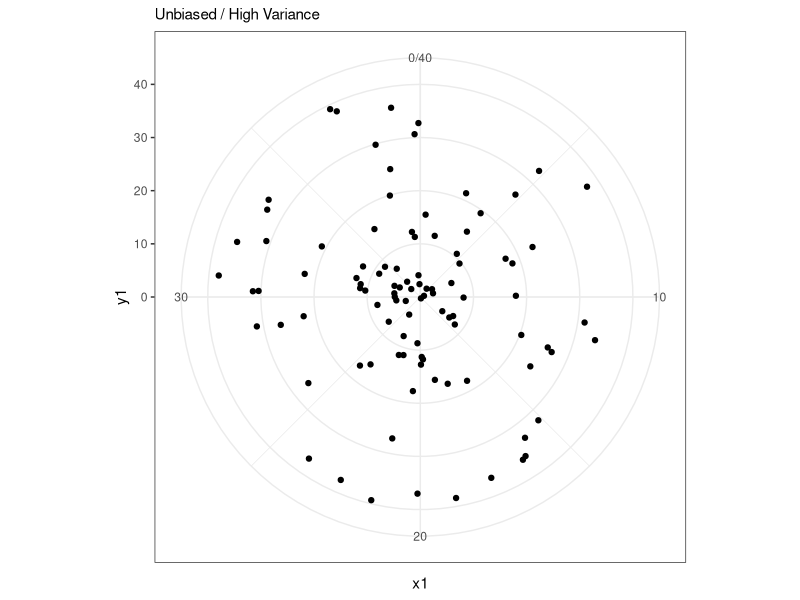

Recreate this plot in R.
## ---- chunk 1
library(ggplot2)
## ---- chunk 2
df <- data.frame(x1 = runif(100, min=0, max=40),
                 y1 = runif(100, min=0, max=40))
ggplot(data=df, aes(x1, y1)) +
  geom_point() +
  coord_polar() +
  scale_y_continuous(limits=c(0, 40)) +
  scale_x_continuous(limits=c(0, 40))+
  labs(subtitle="Unbiased / High Variance") +
  theme_bw()
## ---- chunk 3
set.seed(666)
n <- 100
x1 <- rnorm(n=n, mean=1, sd=2)
x2a <- rnorm(n=n, mean=3, sd=2)
x2b <- x2a + 2.9 * x1
u <- rnorm(n=n, mean=0, sd=2)
ya <- 1 + 2*x1 - 2*x2a + u
yb <- 1 + 2*x1 - 2*x2b + u
fit_a <- lm(ya ~ x1 + x2a)
fit_b <- lm(yb ~ x1 + x2b)
summary(fit_a)
summary(fit_b)
